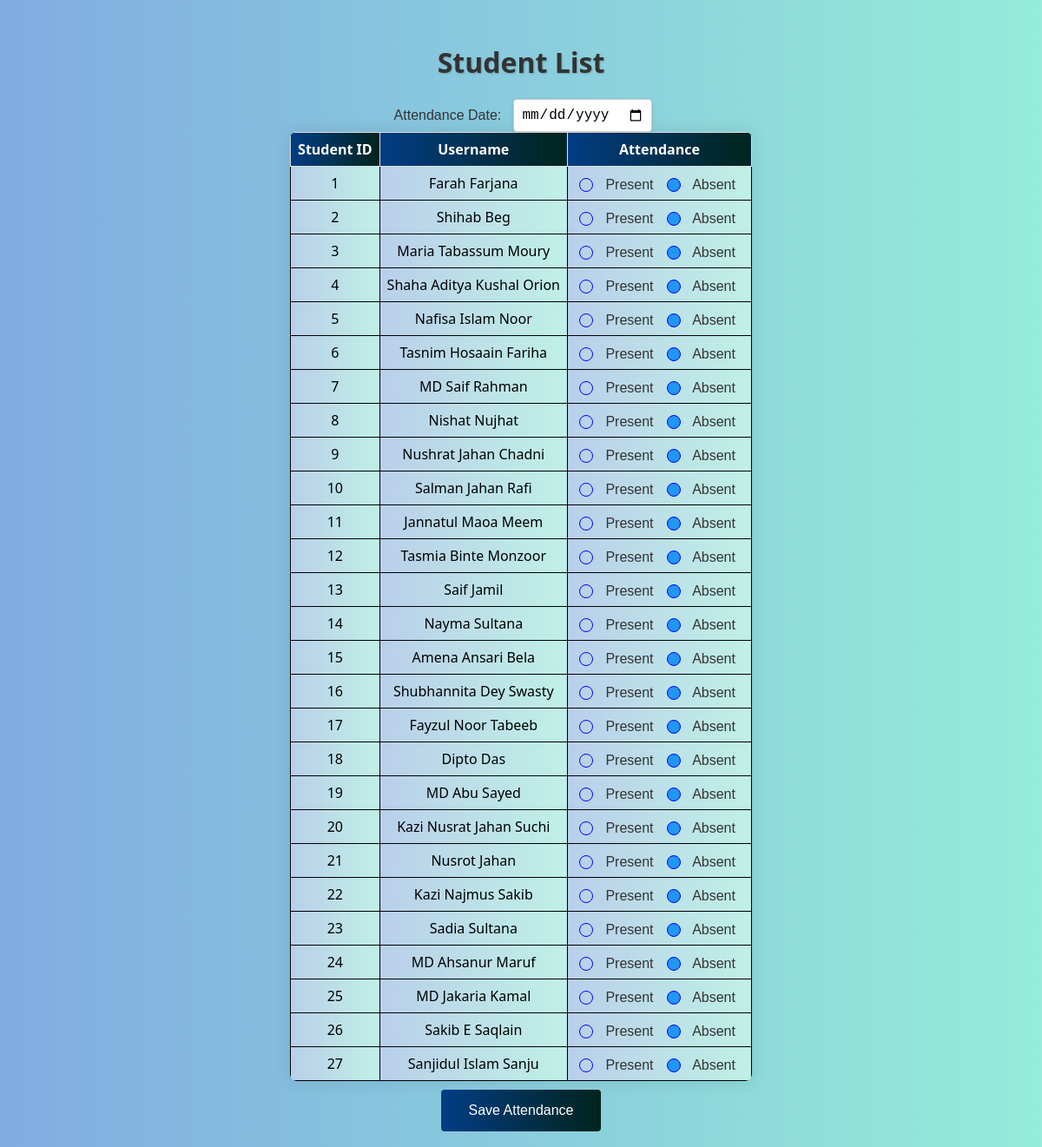
The app's page /teacher/fetch_students.php with its own data.
### tables this page shows
CREATE TABLE `student` (
  `StudentID` int(11) NOT NULL,
  `username` varchar(255) NOT NULL,
  `phone` int(11) NOT NULL,
  `email` varchar(255) NOT NULL
);

### teacher/fetch_students.php (the view, shortened to what this page needs)
<!DOCTYPE html>
<html lang="en">
<head>
</head>
<body>
    <h1>Student List</h1>
<div>
    <label for="attendance_date">Attendance Date:</label>
    <input type="date" id="attendance_date">
</div>
<table id="attendanceTable">
    <tr>
        <th>Student ID</th>
        <th>Username</th>
        <th>Attendance</th>
    </tr>
    <?php
    $servername = "localhost";
    $username = "root";
    $password = "";
    $dbname = "e-schoolproject";
    $conn = new mysqli($servername, $username, $password, $dbname);
    $sql = "SELECT StudentID, username FROM student";
    $result = $conn->query($sql);
    if ($result->num_rows > 0) {
        while ($row = $result->fetch_assoc()) {
            echo "<tr>";
            echo "<td>" . $row['StudentID'] . "</td>";
            echo "<td>" . $row['username'] . "</td>";
            echo "<td>";
            echo "<input type='radio' id='present_" . $row['StudentID'] . "' name='attendance_" . $row['StudentID'] . "' value='present' >";
            echo "<label for='present_" . $row['StudentID'] . "'> Present</label>";
            echo "<input type='radio' id='absent_" . $row['StudentID'] . "' name='attendance_" . $row['StudentID'] . "' value='absent' checked>";
            echo "<label for='absent_" . $row['StudentID'] . "'> Absent</label>";
            echo "</td>";
            echo "</tr>";
        }
    } else {
        echo "<tr><td colspan='3'>No students found</td></tr>";
    }
    ?>
</table>
<button id="saveAttendanceBtn">Save Attendance</button>
</body>
</html>

### teacher/fetch_students.php (style rules this page uses)
input[type="radio"] { appearance: none; -webkit-appearance: none; -moz-appearance: none; width: 16px; height: 16px; border: 1px solid blue; border-radius: 50%; outline: none; cursor: pointer; vertical-align: middle; margin: 0 5px; }
input[type="radio"]:checked { background-color: #2196F3; border-color: blue; }
body { font-family: 'Segoe UI', Tahoma, Geneva, Verdana, sans-serif; background: linear-gradient(to right, #80ace1, #94ecd9); text-align: center; margin-top: 50px; }
h1 { color: #333; text-shadow: 1px 1px 2px rgba(0, 0, 0, 0.2); }
label { cursor: pointer; vertical-align: middle; margin-left: 5px; }
table { margin: 0 auto; border-collapse: collapse; box-shadow: 0 0 20px rgba(0, 0, 0, 0.1); border-radius: 8px; overflow: hidden; }
td { background: linear-gradient(to right, #b9cfea, #bff0e5); border: 1px solid black; padding: 8px; }
th { background: linear-gradient(to right, #023d85, #01241c); border: 1px solid #dddddd; padding: 8px; }
th { background-color: green; color: white; }
button#saveAttendanceBtn { background: linear-gradient(to right, #023d85, #01241c); border: none; color: white; padding: 15px 32px; text-align: center; text-decoration: none; display: inline-block; font-size: 16px; margin: 10px 2px; cursor: pointer; border-radius: 4px; transition: background-color 0.3s ease; }
label { font-family: Arial, sans-serif; font-size: 16px; color: #333; margin-right: 10px; }
input[type="date"] { padding: 8px; font-size: 16px; border: 1px solid #ccc; border-radius: 4px; outline: none; box-shadow: 0 2px 5px rgba(0,0,0,0.1); transition: border-color 0.3s ease, box-shadow 0.3s ease; }

### records on screen
student: StudentID "1", username "Farah Farjana"
student: StudentID "2", username "Shihab Beg"
student: StudentID "3", username "Maria Tabassum Moury"
student: StudentID "4", username "Shaha Aditya Kushal Orion"
student: StudentID "5", username "Nafisa Islam Noor"
student: StudentID "6", username "Tasnim Hosaain Fariha"
student: StudentID "7", username "MD Saif Rahman"
student: StudentID "8", username "Nishat Nujhat"
student: StudentID "9", username "Nushrat Jahan Chadni"
student: StudentID "10", username "Salman Jahan Rafi"
student: StudentID "11", username "Jannatul Maoa Meem"
student: StudentID "12", username "Tasmia Binte Monzoor"
student: StudentID "13", username "Saif Jamil"
student: StudentID "14", username "Nayma Sultana"
student: StudentID "15", username "Amena Ansari Bela"
student: StudentID "16", username "Shubhannita Dey Swasty"
student: StudentID "17", username "Fayzul Noor Tabeeb"
student: StudentID "18", username "Dipto Das"
student: StudentID "19", username "MD Abu Sayed"
student: StudentID "20", username "Kazi Nusrat Jahan Suchi"
student: StudentID "21", username "Nusrot Jahan"
student: StudentID "22", username "Kazi Najmus Sakib"
student: StudentID "23", username "Sadia Sultana"
student: StudentID "24", username "MD Ahsanur Maruf"
student: StudentID "25", username "MD Jakaria Kamal"
student: StudentID "26", username "Sakib E Saqlain"
student: StudentID "27", username "Sanjidul Islam Sanju"
